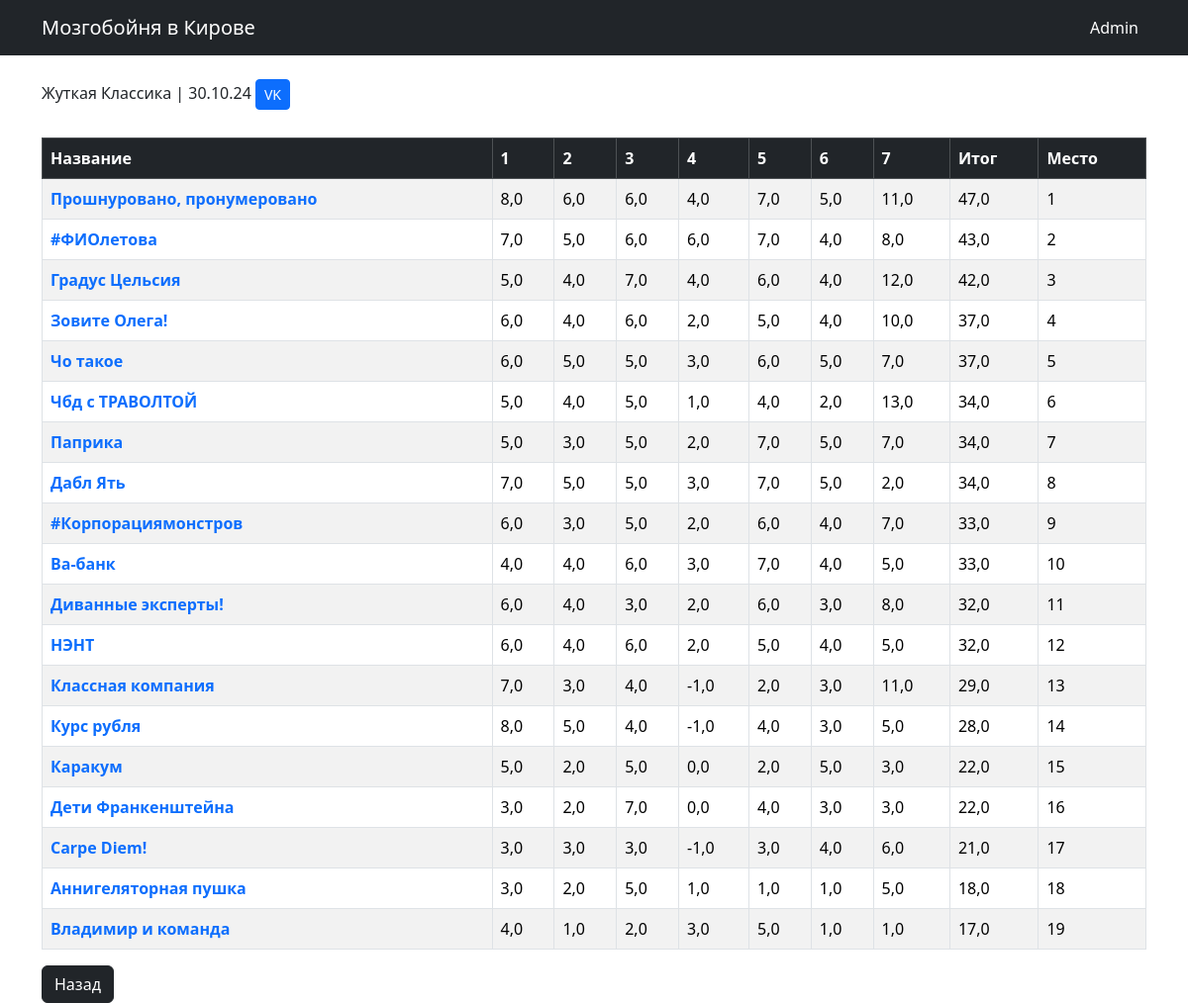
The page /kirovstat/game_info/?game_id=30 on the database as committed earlier.
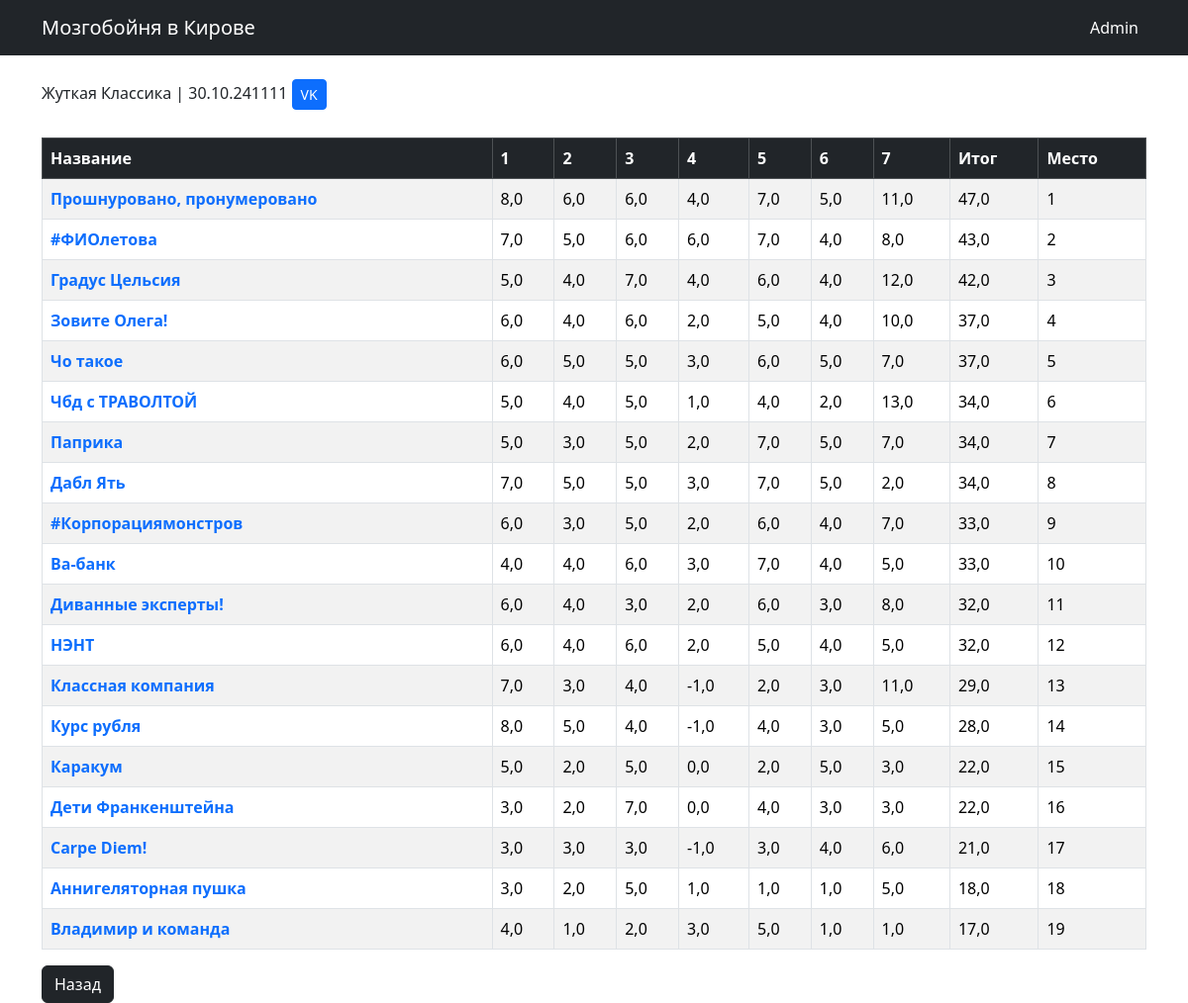
The same page on the database as committed later.
### kirovstat/models.py (models this page shows, shortened)
class games (models.Model):
    g_name = models.CharField(default="Название игры", max_length=100)
    g_type = models.ForeignKey(game_type,null=True, on_delete=models.SET_NULL)
    g_date = models.DateField(verbose_name='Дата игры')
    g_sets = models.IntegerField(verbose_name='Количесто туров',default=5)
    g_url = models.URLField(verbose_name='Ссылка на игра в ВК',default="https://vk.com/mzgb_kir", max_length=200)
    time_data = models.DateTimeField(auto_now=True,db_index=True, verbose_name='создано')
    g_teams = models.IntegerField(verbose_name='Количество команда',null=True, default = 1)
    class Meta:
       verbose_name_plural = 'Игра'
       verbose_name = 'Игры'
       ordering = ['-g_date']

class gmdata (models.Model):
    gd_game = models.ForeignKey(games, verbose_name='Игра',null=False, on_delete = models.CASCADE)
    gd_team = models.ForeignKey(teams, verbose_name='Команда',null=False, on_delete = models.CASCADE)
    gd_set1 = models.FloatField(verbose_name='Тур 1',max_length=5,default=300)
    gd_set2 = models.FloatField(verbose_name='Тур 2',max_length=5,default=300)
    gd_set3 = models.FloatField(verbose_name='Тур 3',max_length=5,default=300)
    gd_set4 = models.FloatField(verbose_name='Тур 4',max_length=5,default=300)
    gd_set5 = models.FloatField(verbose_name='Тур 5',max_length=5,default=300)
    gd_set6 = models.FloatField(verbose_name='Тур 6',max_length=5,default=300)
    gd_set7 = models.FloatField(verbose_name='Тур 7',max_length=5,default=300)
    gd_set8 = models.FloatField(verbose_name='Тур 8',max_length=5,default=300)
    gd_set9 = models.FloatField(verbose_name='Тур 9',max_length=5,default=300)
    gd_set10 = models.FloatField(verbose_name='Тур 10',max_length=5,default=300)
    gd_summ = models.FloatField(max_length=8, verbose_name='Сумма очков')
    gd_place = models.IntegerField(verbose_name='Место')
    time_data = models.DateTimeField(auto_now=True, db_index=True, verbose_name='создано')
    class Meta:
       verbose_name_plural = 'Данные'
       verbose_name = 'Данные'
       ordering = ['time_data']

class teams (models.Model):
    t_name = models.CharField(verbose_name='Название команды',max_length=50)
    t_aka = models.ForeignKey('self',blank=True,null=True,on_delete=models.SET_NULL)
    t_page = models.URLField(default='http://rudagames.ru')
    t_foto = models.CharField(verbose_name='Фото команды',default='.foto.jpg',max_length=50)
    time_data = models.DateTimeField(auto_now=True, db_index=True, verbose_name='создано')
    class Meta:
       verbose_name_plural = 'Команды'
       verbose_name = 'Команда'
       ordering = ['t_name']
    def __str__(self):
        return self.t_name

### kirovstat/views.py (the view)
def game_info (request):
    game_id = request.GET['game_id']
    g_data_info = gmdata.objects.filter(gd_game = game_id).order_by('gd_place')
    game_info =  games.objects.get(pk=game_id)
    a = games.objects.get(pk=game_id).g_sets
    year = games.objects.values('g_date').get(pk=game_id)['g_date'].year
    tours=[]
    for i in range(1, a+1):
       tours.append(i)
    if request.user.is_authenticated:
       change_yes=1
    else: change_yes=0
    context = {'g_data_info': g_data_info, 'year' : year, 'game_info': game_info, 'tours' : tours, 'change_yes' : change_yes }
    return render (request, 'game_info.html', context )

### kirovstat/templates/game_info.html (shortened to what this page needs)
{% extends "base.html" %}
{% block content %}
<br>
<div>{{ game_info.g_name}}       <a class="btn btn-primary btn-sm" href={{game_info.g_url}} target="_blank" role="button"> VK </a></div>
<br>
<table class = 'table mt-1 table-bordered table-striped table-hover' >
    <thead class="table-dark">
        <tr>
            <th scope="col">Название</th>
            {% for t in tours %}
                 <th scope="col">{{t}}</th>
            {% endfor %}
            <th scope="col">Итог</th>
            <th scope="col">Место</th>
        </tr>
    </thead>
    <tbody>
        {% for g_data in g_data_info %}
        <tr>
            <td scope="col"><a href=/kirovstat/team_info/?team_id={{g_data.gd_team_id}}&year={{year}} > <b>{{g_data.gd_team}}</b></a></td>
            <td scope="col">{{g_data.gd_set1}}</td>
            <td scope="col">{{g_data.gd_set2}}</td>
            <td scope="col">{{g_data.gd_set3}}</td>
            <td scope="col">{{g_data.gd_set4}}</td>
            <td scope="col">{{g_data.gd_set5}}</td>
            {% if game_info.g_sets > 5  %}
                <td scope="col">{{g_data.gd_set6}}</td>
            {% endif %}
            {% if game_info.g_sets > 6 %}
                <td scope="col">{{g_data.gd_set7}}</td>
            {% endif %}
            <td scope="col">{{g_data.gd_summ}}</td>
            <td scope="col">{{g_data.gd_place}}</td>
        </tr>
        {% endfor %}
    </tbody>
</table>
<div><a href="javascript:window.history.back();"><button type="button" class="btn btn-dark">Назад</button></a></button>
{% endblock %}

### kirovstat/templates/base.html (shortened to what this page needs)
<!DOCTYPE html>
<html lang="ru">
{% load static %}
<head>
    <link href="https://cdn.jsdelivr.net/npm/bootstrap@5.3.3/dist/css/bootstrap.min.css" rel="stylesheet">
</head>
<body>
    <nav class="navbar navbar-dark bg-dark">
        <div class="container">
            <a href={% url "kirovstat:index" %} class="navbar-brand">Мозгобойня в Кирове</a>
            <span class="navbar-text">
                <a href="/admin/" class="me-2" target="_blank">Admin</a>
            </span>
        </div>
    </nav>
   <main class = 'container'>
        {% block content %}
        {% endblock  %}
   </main>
</body>
</html>

### kirovstat/templates/base.html (style rules this page uses)
a { text-decoration: none; }

Rows that differ between the two databases and show on the page:
changed games: g_name "Жуткая Классика | 30.10.24" → "Жуткая Классика | 30.10.241111"
